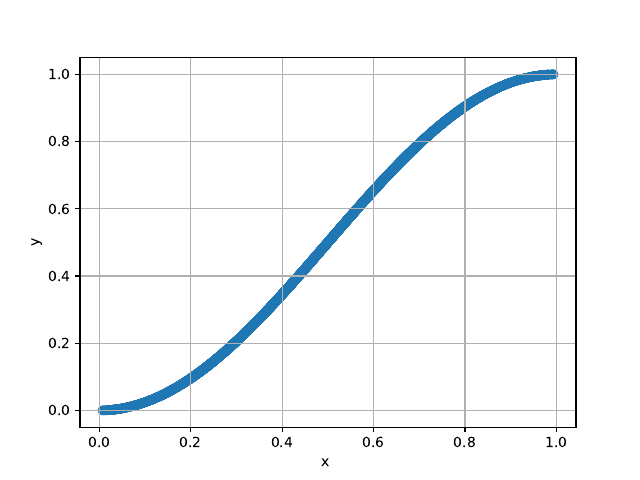

Python code for this plot:
import numpy as np
import matplotlib.pyplot as plt

array = np.genfromtxt('weighted.csv',delimiter=',',skip_header=1)
fig,ax = plt.subplots()
ax.scatter(array[:,1],array[:,0])
ax.set_xlabel('x ')
ax.set_ylabel('y')
ax.grid()
fig.savefig('T2.pdf')